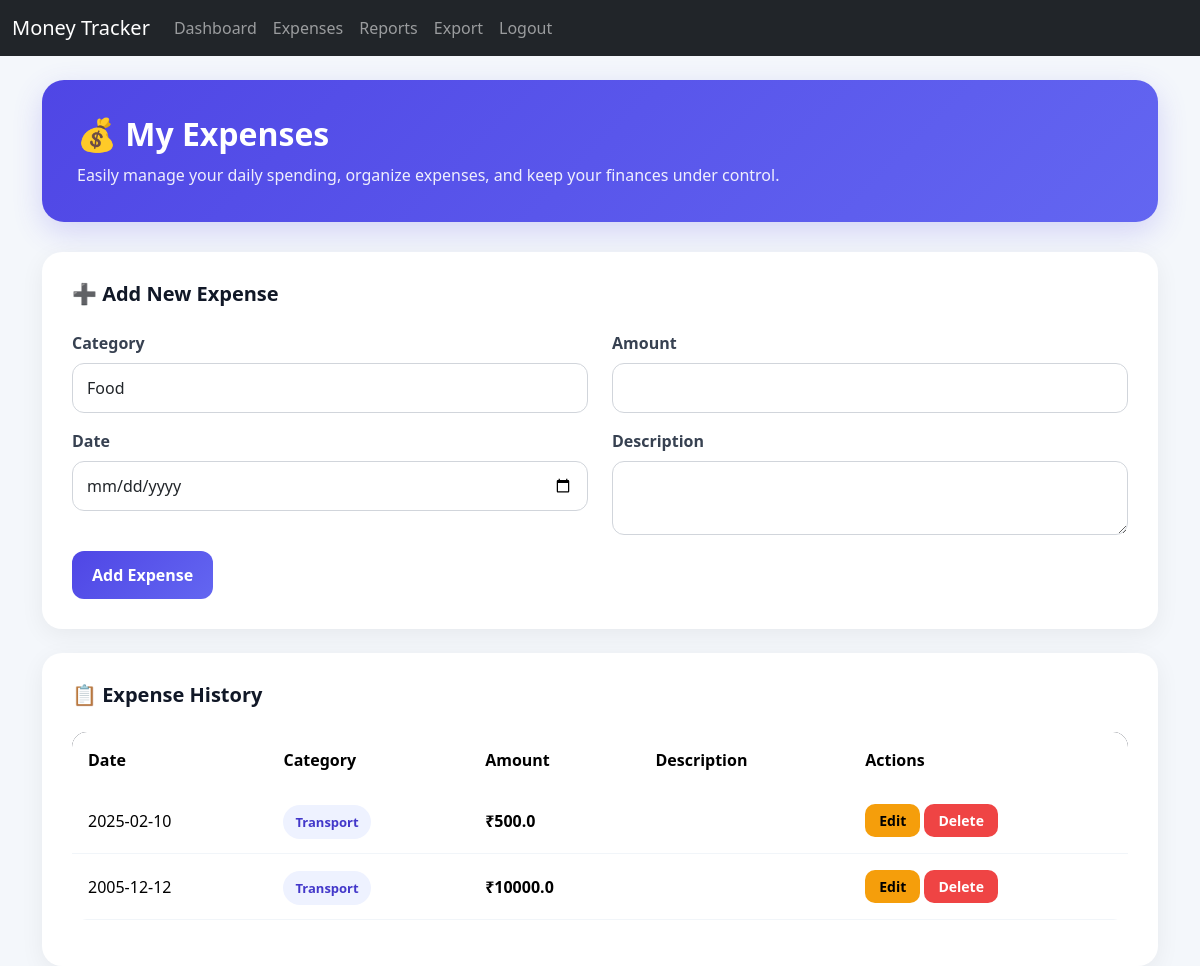
/expenses (signed in), run on the app's committed database.
### models.py (models this page shows)
class Expense(db.Model):
    id = db.Column(db.Integer, primary_key=True)
    user_id = db.Column(db.Integer, db.ForeignKey('user.id'), nullable=False)
    category = db.Column(db.String(100), nullable=False)
    amount = db.Column(db.Float, nullable=False)
    date = db.Column(db.Date, nullable=False)
    description = db.Column(db.String(200))

### app.py (the view, shortened to what this page needs)
@app.route("/expenses", methods=["GET", "POST"])
@login_required
def expenses():
    form = ExpenseForm()
    all_expenses = Expense.query.filter_by(user_id=current_user.id).all()
    return render_template("expenses.html", form=form, expenses=all_expenses)

### forms.py
class ExpenseForm(FlaskForm):
    category = SelectField("Category", choices=["Food", "Transport", "Shopping", "Bills", "Other"])
    amount = FloatField("Amount", validators=[InputRequired()])
    date = DateField("Date", validators=[InputRequired()])
    description = TextAreaField("Description")
    submit = SubmitField("Add Expense")

### app.py (called while the page is built)
@login_manager.user_loader
def load_user(user_id):
    return User.query.get(int(user_id))

### templates/expenses.html (shortened to what this page needs)
{% extends "base.html" %}
{% block content %}
<div class="page-header">
    <h2>💰 My Expenses</h2>
    <p>
        Easily manage your daily spending, organize expenses,
        and keep your finances under control.
    </p>
</div>
<div class="card custom-card mb-4">
    <div class="card-body">
        <h5 class="card-title">➕ Add New Expense</h5>
        <form method="POST">
            <div class="row">
                <div class="col-md-6 mb-3">
                    {{ form.category.label(class="form-label") }}
                    {{ form.category(class="form-control") }}
                </div>
                <div class="col-md-6 mb-3">
                    {{ form.amount.label(class="form-label") }}
                    {{ form.amount(class="form-control") }}
                </div>
            </div>
            <div class="row">
                <div class="col-md-6 mb-3">
                    {{ form.date.label(class="form-label") }}
                    {{ form.date(class="form-control") }}
                </div>
                <div class="col-md-6 mb-3">
                    {{ form.description.label(class="form-label") }}
                    {{ form.description(class="form-control") }}
                </div>
            </div>
            <button type="submit" class="btn btn-primary custom-btn">
                Add Expense
            </button>
        </form>
    </div>
</div>
<div class="card custom-card">
    <div class="card-body">
        <h5 class="card-title">📋 Expense History</h5>
        <div class="table-responsive">
            <table class="table expense-table align-middle">
                <thead>
                    <tr>
                        <th>Date</th>
                        <th>Category</th>
                        <th>Amount</th>
                        <th>Description</th>
                        <th>Actions</th>
                    </tr>
                </thead>
                <tbody>
                    {% for expense in expenses %}
                    <tr>
                        <td>{{ expense.date }}</td>
                        <td>
                            <span class="badge-category">
                                {{ expense.category }}
                            </span>
                        </td>
                        <td class="amount-text">
                            ₹{{ expense.amount }}
                        </td>
                        <td>{{ expense.description }}</td>
                        <td>
                            <a href="{{ url_for('edit_expense', id=expense.id) }}"
                               class="btn btn-sm btn-warning">
                                Edit
                            </a>
                            <a href="{{ url_for('delete_expense', id=expense.id) }}"
                               class="btn btn-sm btn-danger">
                                Delete
                            </a>
                        </td>
                    </tr>
                    {% endfor %}
                </tbody>
            </table>
        </div>
    </div>
</div>
{% endblock %}

### templates/expenses.html (style rules this page uses)
body { background: #f4f7fb; font-family: 'Segoe UI', Tahoma, Geneva, Verdana, sans-serif; }
.page-header { background: linear-gradient(135deg, #4f46e5, #6366f1); padding: 35px; border-radius: 22px; color: white; margin-bottom: 30px; box-shadow: 0 10px 30px rgba(79, 70, 229, 0.2); }
.page-header h2 { font-weight: 700; margin-bottom: 10px; }
.page-header p { opacity: 0.9; margin: 0; }
.custom-card { border: none; border-radius: 20px; overflow: hidden; background: white; box-shadow: 0 6px 25px rgba(0,0,0,0.06); }
.custom-card .card-body { padding: 30px; }
.card-title { font-weight: 700; margin-bottom: 25px; color: #111827; }
.form-label { font-weight: 600; color: #374151; }
.form-control { border-radius: 12px; padding: 12px 14px; border: 1px solid #d1d5db; transition: 0.3s ease; }
.custom-btn { background: linear-gradient(135deg, #4f46e5, #6366f1); border: none; border-radius: 12px; padding: 12px 20px; font-weight: 600; transition: 0.3s ease; }
.expense-table { border-radius: 15px; overflow: hidden; }
.expense-table thead { background: #111827; color: white; }
.expense-table th { padding: 16px; font-weight: 600; border: none; }
.expense-table td { padding: 16px; vertical-align: middle; border-color: #f1f5f9; }
.expense-table tbody tr { transition: 0.2s ease; }
.badge-category { background: #eef2ff; color: #4338ca; padding: 8px 12px; border-radius: 20px; font-weight: 600; font-size: 13px; }
.amount-text { font-weight: 700; color: #10b981; }
.btn-warning, .btn-danger { border-radius: 10px; padding: 6px 14px; font-weight: 600; }
.btn-warning { background: #f59e0b; border: none; }
.btn-danger { background: #ef4444; border: none; }

### data on the page
Expense: date "2025-02-10", category "Transport", amount "500.0"
Expense: date "2005-12-12", category "Transport", amount "10000.0"
